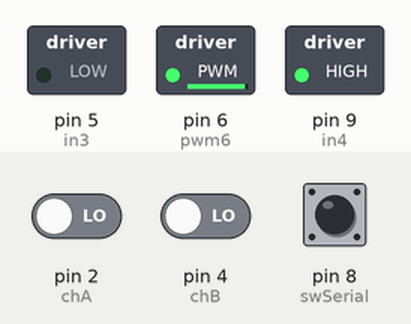
This sketch was run on a simulated Arduino Uno, built with avr-gcc and run on an emulated ATmega328P. Parts: switched loads named in the sketch (green lamp = pin HIGH). Inputs (shaded band) come from the test bench; at power-on: pin 2 (chA) LOW, pin 8 (swSerial) LOW, pin 4 (chB) LOW. What the sketch prints to the serial monitor is not drawn.

Above: at 1.2 s.
1.3 s: pin 2 (chA) driven HIGH
At 4.0 s:
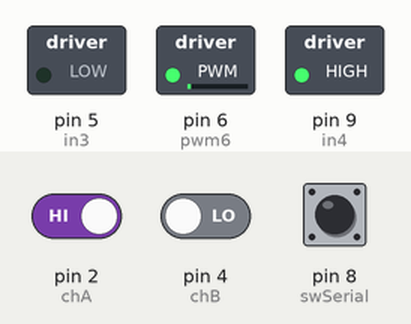
4.3 s: pin 8 (swSerial) pulled HIGH for 0.15 s
Timing chart, 0 to 13.4 s (numbered marks = the images above; inputs shaded):
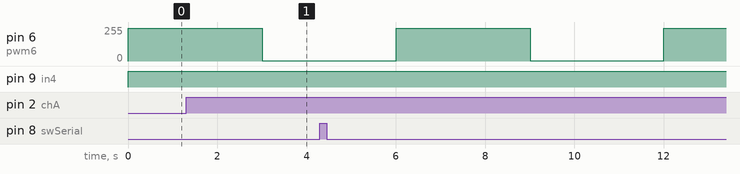

The sketch:

Uno_Control_Motor_7.ino
```cpp
// Dr. Sergio Miguel Delfín Prieto
// FI-UAQ
// Para la materia de Ingenieria de Control
// Ingeniería Industrial y de Manufactura

#include <TimerOne.h>
int chA = 2; // Pin de interrupción externa
int chB = 4;

int in3 = 5;  //
int in4 = 9;  // puente h
int pwm6 = 6; //

const int swSerial = 8; // Switch para enviar datos por el serial
int swState = 0;
int flagTimer = 1;

//int posicionAnterior = 0;
volatile int posicion = 0;

// Referencia
//int ref = 500;
// Referencia variable
float ref=0;
int T=600;
int i=0;

/*   |        -----------        |--------|  500
 *   |        |         |        |        |
 *   |        |         |        |        |
 *   |        |         |        |        |
 *   |--------|         |--------|        |- 0
 *   T = 10; 5 seg arriba, 5 seg abajo
 *  Amplitud: 500
 */

// Error de posición
int error = 0;
// Error de posición en el ciclo anterior
int error_1 = 0;
// Error multiplicado Kp
int errorKp=0;
// Velocidad del Error multiplicado Kd
int errorKd=0;
// Integral numérica
int errorKi = 0;
int errorKi_1 = 0;
// Control
int control = 0;
int controlPWM = 0;
// Ganancias del PID
float Kp = 1.0;
float Ki = 0.0;
float Kd = 0.0;

void setup() {
  Serial.begin(115200);
  // Switch envio de datos por el serial
  pinMode(swSerial,INPUT);
  // Encoder
  pinMode(chA,INPUT);
  pinMode(chB,INPUT);
  // Puente H
  pinMode(in3,OUTPUT);
  pinMode(in4,OUTPUT);
  pinMode(pwm6,OUTPUT);
  // Servicio de interrupción
  attachInterrupt(digitalPinToInterrupt(chA),encoderISR,RISING);
  // Inicializar temporizador: 1000=1ms
  Timer1.initialize(10000); // 10,000 = 10 ms = 0.010 s
  Timer1.attachInterrupt(Muestreo);
}

void Muestreo(){
  control = errorKp + errorKi + errorKd;
  flagTimer = 1;
  i++;
}

void loop() {
  //Serial.println(posicion);
  //-- Generar la referencia --
  if(i >= 0 && i < T/2){
    ref = 500;
  }
  else if(i >= T/2 && i < T){
    ref = 0;
  }
  else{
    i = 0;
  }
  // --- Error de posición
  error = ref - posicion;
  // --- Acción proporcional
  errorKp = Kp * error;
  // --- Acción derivativa (DERIVACION NUMERICA)
  errorKd = Kd*(error-error_1)/0.01;
  // --- Acción integral   (INTEGRACION NUMERICA)
  //1. regla rectangular hacia adelante
  errorKi = errorKi_1 + Ki*error*0.01;
  errorKi_1 = errorKi;
  // --- Guardar el ultimo valor del error
  error_1=error;
  // --- Generar el PWM
  controlPWM = abs(control);

  // --- Generar el cambio de giro del motor
  if(control >= 0){
    digitalWrite(in3, LOW);
    digitalWrite(in4, HIGH);
    analogWrite(pwm6,controlPWM);
  }
  else{
    digitalWrite(in3, HIGH);
    digitalWrite(in4, LOW);
    analogWrite(pwm6,controlPWM);
  }
  // ---
  // Enviar datos solo cuando esté el swSerial1==1 && flagTimer==1
  swState = digitalRead(swSerial);
  if(swState == HIGH && flagTimer==1){
    Serial.print(ref);
    Serial.print("\t");
    Serial.print(posicion);
    Serial.print("\t");
    Serial.println(control);
    flagTimer = 0;
  }
  // Limpia el búfer serial (de salida)
  Serial.flush();
}

void encoderISR(){
  if(digitalRead(chB) == HIGH){
    posicion ++;
  }
  else{
    posicion --;
  }
}
```

Measured:
- after the input at 1.3 s, pin 6 (pwm6): 244/255 → 245/255 at once, → 1/255 1.7 s later
